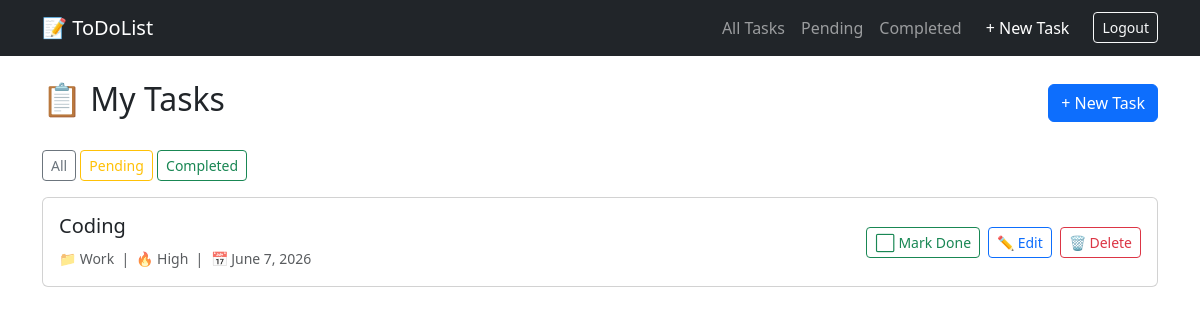
The app's page / (signed in), older data.
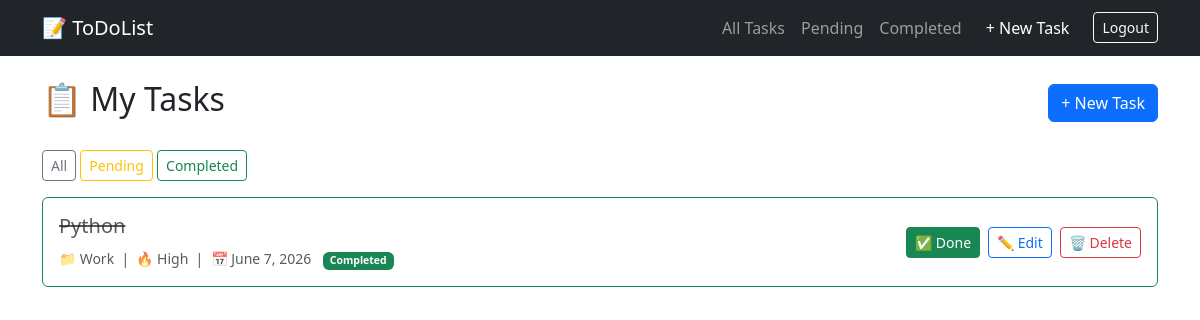
The same page, newer data.
### todo_app/models.py (models this page shows, shortened)
class Todo(models.Model):
    Priorities = [
        ('Low', 'Low'),
        ('Medium', 'Medium'),
        ('High', 'High'),
        ('Urgent', 'Urgent'),
    ]
    Categories= [
        ('Work','Work'),
        ('Personal','Personal'),
        ('Shopping','Shopping'),
        ('Health','Health'),
        ('Other','Other'),
    ]
    user = models.ForeignKey(User,on_delete=models.CASCADE,related_name='todos')
    title = models.CharField(max_length=250,help_text="What's need to be done?")
    completed = models.BooleanField(default=False,help_text='Is this task finished?')
    created_at = models.DateTimeField(auto_now_add=True,help_text="When was this task added?")
    updated_at = models.DateTimeField(auto_now=True,help_text="When was this last changed?")
    due_date = models.DateField(null=True,blank=True,help_text="When does this need to be done?")
    priority = models.CharField(max_length=100,choices=Priorities,default='Medium')
    category = models.CharField(max_length=100,choices=Categories,null=True,blank=True)
    class Meta:
        ordering = ['-created_at']
        verbose_name = 'Todo Task'
        verbose_name_plural = "Todo Tasks"
    def is_overdue(self):
        if self.due_date and not self.completed:
            if timezone.now().date() > self.due_date:
                return True
        return False

### todo_app/views.py (the view)
# urls.py: path('',TodoListView.as_view(),name='todo_list'),
class TodoListView(LoginRequiredMixin,ListView):
    model = Todo
    template_name = 'todo_app/todo_list.html'
    context_object_name = 'todos'
    def get_queryset(self):
        status = self.request.GET.get('status')
        if status == 'completed':
            return Todo.objects.filter(completed=True)
        elif status == 'pending':
            return Todo.objects.filter(completed=False)
        return Todo.objects.filter(user=self.request.user)

### todo_app/templates/todo_app/todo_list.html (shortened to what this page needs)
{% extends "todo_app/base.html" %}
{% block content %}
<div class="d-flex justify-content-between align-items-center mb-4">
    <h2>📋 My Tasks</h2>
    <a href="{% url 'todo_create' %}" class="btn btn-primary">+ New Task</a>
</div>
<div class="mb-3">
    <a href="{% url 'todo_list' %}" class="btn btn-outline-secondary btn-sm">All</a>
    <a href="{% url 'todo_list' %}?status=pending" class="btn btn-outline-warning btn-sm">Pending</a>
    <a href="{% url 'todo_list' %}?status=completed" class="btn btn-outline-success btn-sm">Completed</a>
</div>
{% if todos %}
    {% for todo in todos %}
    <div class="card mb-3 {% if todo.is_overdue %}border-danger{% elif todo.completed %}border-success{% endif %}">
        <div class="card-body d-flex justify-content-between align-items-center">
            <div>
                <h5 class="card-title {% if todo.completed %}text-decoration-line-through text-muted{% endif %}">
                    {{ todo.title }}
                </h5>
                <small class="text-muted">
                    📁 {{ todo.category }} &nbsp;|&nbsp;
                    🔥 {{ todo.priority }} &nbsp;|&nbsp;
                    📅 {{ todo.due_date|default:"No due date" }}
                    {% if todo.completed %}
                        <span class="badge bg-success ms-2">Completed</span>
                    {% endif %}
                </small>
            </div>
            <div class="d-flex gap-2">
        <form method="POST" action="{% url 'todo_toggle' todo.pk %}">
        {% if todo.completed %}
            <button type="submit" class="btn btn-sm btn-success">✅ Done</button>
        {% else %}
            <button type="submit" class="btn btn-sm btn-outline-success">⬜ Mark Done</button>
        {% endif %}
    </form>
                <a href="{% url 'todo_update' todo.pk %}" class="btn btn-sm btn-outline-primary">✏️ Edit</a>
                <a href="{% url 'todo_delete' todo.pk %}" class="btn btn-sm btn-outline-danger">🗑️ Delete</a>
            </div>
        </div>
    </div>
    {% endfor %}
{% else %}
    <div class="alert alert-info">No tasks found. Click <a href="{% url 'todo_create' %}">+ New Task</a> to add one!</div>
{% endif %}
{% endblock %}

### todo_app/templates/todo_app/base.html (shortened to what this page needs)
<!DOCTYPE html>
<html lang="en">
<head>
    <link href="https://cdn.jsdelivr.net/npm/bootstrap@5.3.0/dist/css/bootstrap.min.css" rel="stylesheet">
</head>
<body>
    <nav class="navbar navbar-expand-lg navbar-dark bg-dark">
        <div class="container">
            <a class="navbar-brand" href="{% url 'todo_list' %}">📝 ToDoList</a>
            <div class="collapse navbar-collapse" id="navbarNav">
                <ul class="navbar-nav ms-auto">
    {% if user.is_authenticated %}
        <li class="nav-item">
            <a class="nav-link" href="{% url 'todo_list' %}">All Tasks</a>
        </li>
        <li class="nav-item">
            <a class="nav-link" href="{% url 'todo_list' %}?status=pending">Pending</a>
        </li>
        <li class="nav-item">
            <a class="nav-link" href="{% url 'todo_list' %}?status=completed">Completed</a>
        </li>
        <li class="nav-item">
            <a class="nav-link btn btn-primary text-white px-3 me-2" href="{% url 'todo_create' %}">+ New Task</a>
        </li>
        <li class="nav-item">
            <form method="POST" action="{% url 'logout' %}">
                <button type="submit" class="btn btn-outline-light btn-sm mt-1">Logout</button>
            </form>
        </li>
    {% endif %}
</ul>
            </div>
        </div>
    </nav>
    <div class="container mt-4">
        {% block content %}
        {% endblock %}
    </div>
</body>
</html>

Row changes from the older to the newer data that the page shows:
no longer on this page (row edited): Todo: title "Coding", category "Work", priority "High", due_date "June 7, 2026", completed "⬜ Mark Done"
added Todo: title "Python", category "Work", priority "High", due_date "June 7, 2026", completed "Completed"
